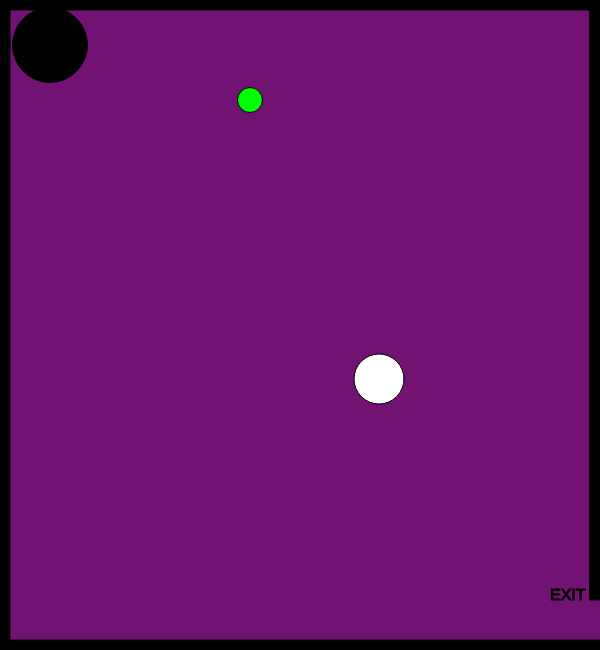
Frame 1 (no input)
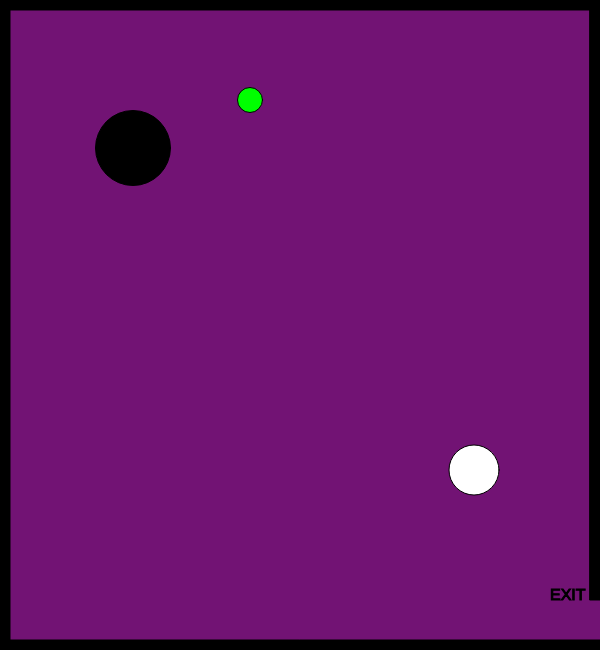
Frame 60 (no input)
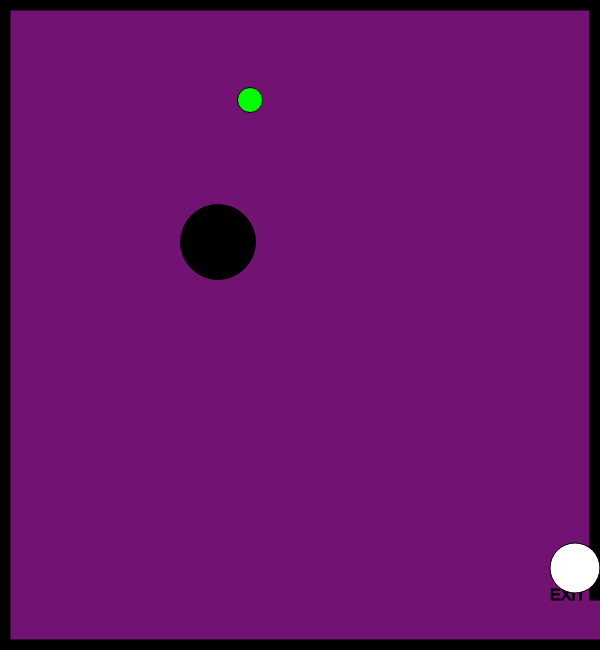
Frame 120 (the mouse pressed at the canvas centre since frame 60)

The p5.js sketch that drew these frames (run headless with seeded random() and noise() and a simulated clock; from frame 60 on, the mouse is pressed at the canvas centre):

// p5.js sketch
// ── sketch.js
var characterX = 250;
var characterY = 100;

var w = 87;
var s = 83;
var a = 65;
var d = 68;

// x and y for shape1
var shapeX = 50;
var shapeY = 45;
var shapeXSpeed;
var shapeYSpeed;

// x and y for shape2
var shapeX2 = 379;
var shapeY2 = 379;
var shapeX2Speed;
var shapeY2Speed;

// shape when the mouse is clicked
var mouseShapeX;
var mouseShapeY;

function setup()
{
    createCanvas(600, 650);
    shapeXSpeed = Math.floor(Math.random() * (Math.floor(Math.random() * 5)) + 2);
    shapeYSpeed = Math.floor(Math.random() * (Math.floor(Math.random() * 5)) + 2);
}

function draw()
{
    background(114, 19, 116);
    stroke(0);
    fill(0);

    // call borderCreation function
    borderCreation();

    // exit message
    exitMessage();

    //character creation function
    createCharacter();

    // this function controls the character
    characterControls();

    // calls enemy
    createEnemy();

     // gets a random speed for the enemy each time page is refreshed
    getEnemySpeed();

    // moves the enemy (with WASD)
    moveEnemy();

    // function that checks to see if the shape has gone out of bounds
    outOfBoundsCheck();

    // checks to see if the character has left the exit
    exitCheck();

    // creates the shape based on the mouse click location
    
  }






function borderCreation()
{
    // top border
    rect(0,0,width,10);
    // left border
    rect(0,0,10,height);
    // bottom border
    rect(0, height-10,width, 10);
    // right upper border
    rect(width-10,0,10,height-50);
}

function exitMessage()
{
     // exit message
     textSize(16);
     text("EXIT", width-50,height-50);
}

function createCharacter()
{
     //character
     fill(0,255,0);
     circle(characterX,characterY,25);
}

function characterControls()
{

    // handle the keys
    if(keyIsDown(w))
    {
        characterY -= 10;
    }
    if(keyIsDown(s))
    {
        characterY += 10;
    }
    if(keyIsDown(a))
    {
        characterX -= 10;
    }
    if(keyIsDown(d))
    {
        characterX += 10;
    }
}

function createEnemy()
{
     // potential enemy
     fill(0,0,0);
     // draw the shape
     circle(shapeX, shapeY, 75);
     fill(255,255,255);
     circle(shapeX2,shapeY2, 50);
}

function getEnemySpeed()
{
    shapeXSpeed = Math.floor(Math.random() * (Math.floor(Math.random() * 5)) + 1);
    shapeYSpeed = Math.floor(Math.random() * (Math.floor(Math.random() * 5)) + 1);
    shapeXSpeed2 = Math.floor(Math.random() * (Math.floor(Math.random() * 5)) + 1);
    shapeYSpeed2 = Math.floor(Math.random() * (Math.floor(Math.random() * 5)) + 1);

}

function moveEnemy()
{
    shapeX += shapeXSpeed;
    shapeY += shapeYSpeed;
    shapeX2 += shapeXSpeed2;
    shapeY2 += shapeYSpeed2;
}

function outOfBoundsCheck()
{
    if(shapeX > width)
    {
        shapeX = 0;
    }
    if(shapeX < 0)
    {
        shapeX = width;
    }
    if(shapeY > height)
    {
        shapeY = 0;
    }
    if(shapeY < 0)
    {
        shapeY = height;
    }
    if(shapeX2 > width)
    {
        shapeX2 = 0;
    }
    if(shapeX2 < 0)
    {
        shapeX2 = width;
    }
    if(shapeY2 > height)
    {
        shapeY2 = 0;
    }
    if(shapeY2 < 0)
    {
        shapeY2 = height;
    }

}

function exitCheck()
{
    if(characterX > width && characterY > width-50)
    {
        fill(0);
        stroke(5);
        textSize(26);
        text("You Win!", width/2-50, height/2-50);
    }
}

function mouseClicked()
    {
      mouseShapeX = mouseX;
      mouseShapeY = mouseY;
    }
